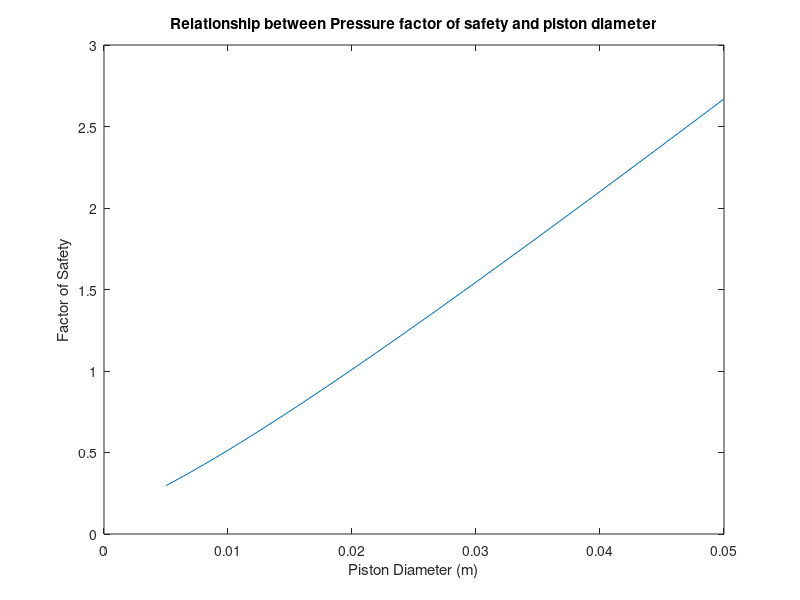

MATLAB code for this plot:
clear all, close all, clc;

%% Force Balance
h=sqrt((3987.6/2)^2+(1122.4*2/3)^2);
theta=atand(1122.4*2/3/(3987.6/2));
arm=[3114.33 745 2117.53];
f_dir=arm/norm(arm); %unit vector for of piston force direction
f_pos=[-1172.58 1415 1750.95]; %position vector of piston pivot relative to midpoint of bed hinge
w_pos=[-h*cosd(theta+30) 0 h*sind(theta+30)]; %position vector of weight relative to midpoint of bed hinge
mass=23000; %in kg
W=[0 0 -mass*9.8/2];

T_W=cross(w_pos,W); %torque due to bed weight
T_F=cross(f_pos, f_dir); %torque vector due to piston force divided by force magnitude
F=-T_W(2)/T_F(2)

%% Buckling
S_y=303*10^6; %Pa
S_ut=303*10^6; %Pa

d_shaft=0.005:0.001:0.05;;


%% Pressure

for i=1:length(d_shaft)
    
r_in=d_shaft(i)./2;
a_shaft=pi.*d_shaft(i).^2./4;
pressure_i=F./a_shaft;
thickness=0.008;
% thickness=0.02-r_in;
r_out=r_in+thickness;
r=(r_out+r_in)./2;

% axial_stress=(pressure_i.*r_in.^2-pressure_ext.*r_out.^2)/(r_out.^2-r_in.^2)
% tangential_stress=(pressure_i.*r_in.^2-pressure_ext.*r_out.^2)./(r_out.^2-r_in.^2)+(r_in.^2.*r_out.^2.*(pressure_i-pressure_ext))./(r.*(r_out.^2-r_in.^2))
% radial_stress=(pressure_i.*r_in.^2-pressure_ext.*r_out.^2)./(r_out.^2-r_in.^2)-(r_in.^2.*r_out.^2.*(pressure_i-pressure_ext))./(r.*(r_out.^2-r_in.^2))
axial_stress=pressure_i.*r_in.^2./(r_out.^2-r_in.^2);
tangential_stress=r_in.^2.*pressure_i./(r_out.^2-r_in.^2).*(1+r_out.^2./r.^2);
radial_stress=r_in.^2.*pressure_i./(r_out.^2-r_in.^2).*(1-r_out.^2./r.^2);



state=[radial_stress 0 0; 0 tangential_stress 0; 0 0 axial_stress];
omega1=flipud(eig(state))
omega_1p=sqrt(omega1(1,1)^2+omega1(2,1)^2+omega1(3,1)^2-(omega1(1,1).*omega1(2,1)+omega1(2,1).*omega1(3,1)+omega1(1,1).*omega1(3,1)));

N_n=S_y./omega_1p; %Factor of safety calculations based on distortion energy theorem
N_s=S_y.*0.577./(abs(omega1(1,1)-omega1(3,1))./2);
FoS(i)=min(N_n,N_s)

end

figure
plot(d_shaft,FoS)
title('Relationship between Pressure factor of safety and piston diameter')
xlabel('Piston Diameter (m)')
ylabel('Factor of Safety')
